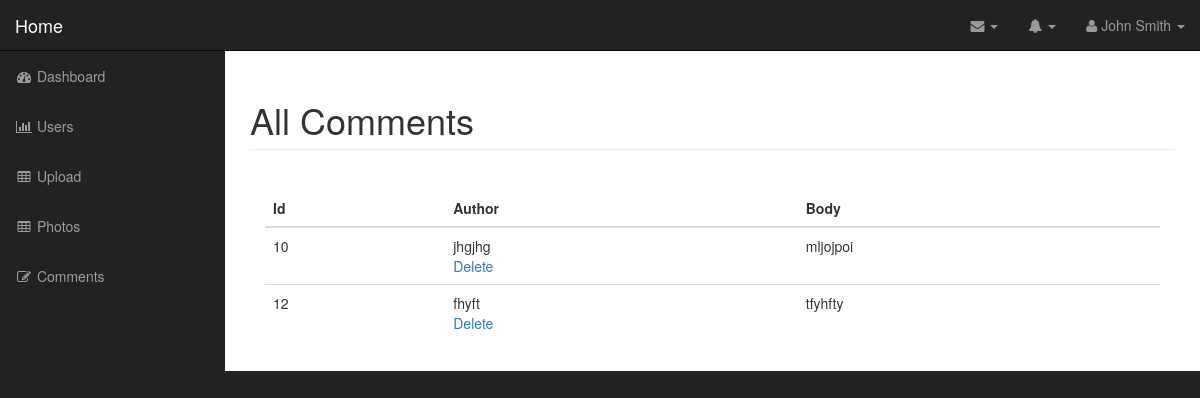
The app's page /admin/comments.php (signed in) with its own data.
### tables this page shows
CREATE TABLE `comments` (
  `id` int(11) NOT NULL,
  `photo_id` int(11) NOT NULL,
  `author` varchar(255) NOT NULL,
  `body` text NOT NULL
);

### admin/includes/database.php (called while the page is built, shortened)
<?php
class Database{
    public $db;
    function __construct(){
        $this->db = $this->open_db_connection();
    }
    public function open_db_connection(){
        $this->connection = new mysqli(DB_HOST, DB_USER, DB_PASS, DB_NAME);
        return $this->connection;
    }
    public function query($sql){
        $result = $this->db->query($sql);
        return $result;
    }
}
$database = new Database();
?>

### admin/includes/db_object.php (called while the page is built, shortened)
<?php
class DB_object{
    public static function find_all(){
        return static::find_by_query("SELECT * FROM " .static::$db_table. " ");
    }
    public static function find_by_query($sql){
        global $database;
        $result_set = $database->query($sql);
        $the_object_array = array();
        while ($row = mysqli_fetch_array($result_set)){
            $the_object_array[] = static::instantation($row);
        }
        return $the_object_array;
    }
    public static function instantation($the_record){
        $the_object = new $calling_class;
        foreach($the_record as $the_attribute => $value) {
            if($the_object->has_the_attribute($the_attribute)){
                $the_object->$the_attribute = $value;
            }
        }
        return $the_object;
    }
    private function has_the_attribute($the_attribute){
        $object_property = get_object_vars($this);
        return array_key_exists($the_attribute, $object_property);
    }
}

### admin/comments.php (the view, shortened to what this page needs)
<?php include("includes/header.php"); ?>
<?php
 $comments = Comment::find_all();
?>
    <nav class="navbar navbar-inverse navbar-fixed-top" role="navigation">
        <?php
        include("includes/top_nav.php");
        ?>
        <?php
        include("includes/side_nav.php");
        ?>
    </nav>
    <div id="page-wrapper">
        <div class="container-fluid">
            <div class="row">
                <div class="col-lg-12">
                    <h1 class="page-header">
                        All Comments
                    </h1>
                    <br>
                    <div class="col-md-12">
                        <table class="table table-hover">
                            <thead>
                            <tr>
                                <th>Id</th>
                                <th>Author</th>
                                <th>Body</th>
                            </tr>
                            </thead>
                            <tbody>
                            <?php foreach ($comments as $comment) : ?>
                                <tr>
                                    <td><?php echo $comment->id; ?></td>
                                    <td><?php echo $comment->author; ?>
                                        <div class="action_links">
                                            <a href="delete_comment.php?id=<?php echo $comment->id; ?>">Delete</a>
                                        </div>
                                    </td>
                                    <td><?php echo $comment->body; ?></td>
                                </tr>
                            <?php endforeach; ?>
                            </tbody>
                        </table>
                    </div>
                </div>
            </div>
        </div>
    </div>
<?php include("includes/footer.php"); ?>

### admin/css/sb-admin.css (style rules this page uses)
body { margin-top: 100px; background-color: #222; }
@media (min-width:768px) { body { margin-top: 50px; } }
#page-wrapper { width: 100%; padding: 0; background-color: #fff; }
@media (min-width:768px) { #page-wrapper { padding: 10px; } }

### records on screen
comments: id "10", author "jhgjhg", body "mljojpoi"
comments: id "12", author "fhyft", body "tfyhfty"
